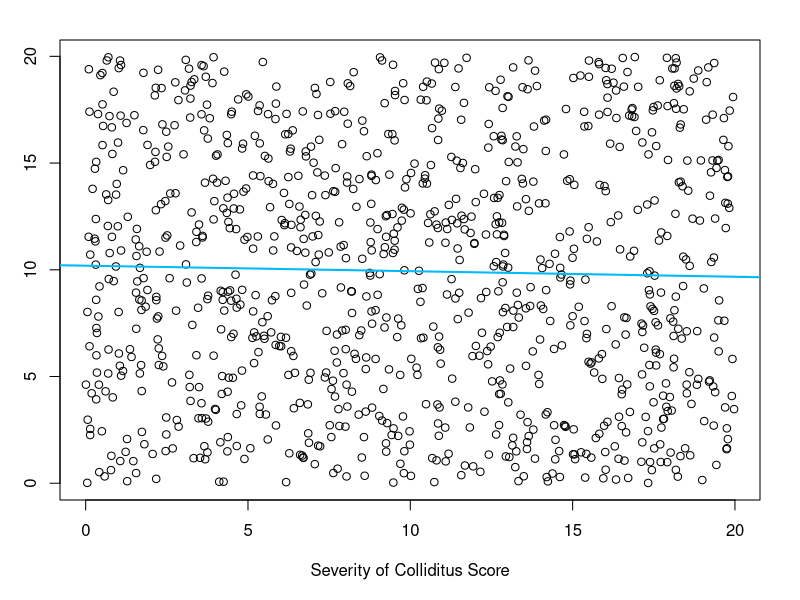
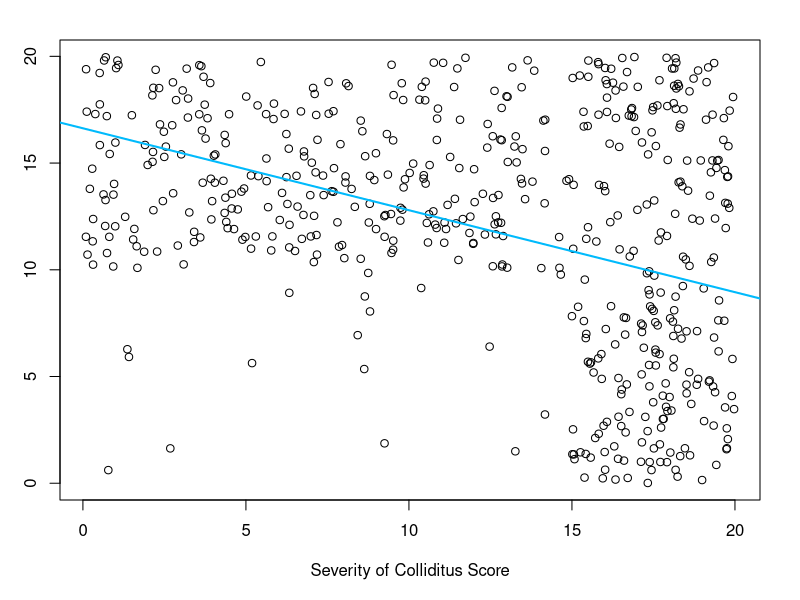

Source code (R) for these figures, in order:
## ---- chunk 1
knitr::opts_chunk$set(echo = TRUE)
knitr::opts_knit$set(global.par = TRUE)
## ---- chunk 2
set.seed(314159)
## ---- chunk 3
par(mar=c(5,3,2,2))
## ---- chunk 4
n <- 1000
population <- array(0,dim=c(2,n)) # initialise empty array to store data for each person
for (i in 1:n) {
  severity <- runif(1,0,20) # random severity
  cigarettes <- runif(1,0,20) # random average number of cigarettes smoked
  population[1,i] <- severity
  population[2,i] <- cigarettes
}
plot(population[1,], population[2,],
     xlab="Severity of Colliditus Score", ylab="Average Number of Cigarettes Smoked in a Day")
abline(lm(population[1,] ~ population[2,]), col="#00bafc", lwd=2) # plot line of best fit

## ---- chunk 5
hospital_severities <- vector() 
hospital_cigarettes <- vector()
for (i in 1:n) {
  dice_roll <- runif(1,0,1) # random number between 0 and 1
  person_i <- population[,i]
  if(person_i[1] >= 15) { # all these people are in hospital
    hospital_severities[i] <- person_i[1]
    hospital_cigarettes[i] <- person_i[2]
  } else if(person_i[2] >= 10 && dice_roll <= 0.75) { # these people have a 75% chance of being in hospital
    hospital_severities[i] <- person_i[1]
    hospital_cigarettes[i] <- person_i[2]
  }
  else if(dice_roll <= 0.05) { # others have a 5% chance of being in hospital
    hospital_severities[i] <- person_i[1]
    hospital_cigarettes[i] <- person_i[2]
  }
  else { # the people not in hospital
    hospital_severities[i] <- NA
    hospital_cigarettes[i] <- NA
  }
}
hospital_severities <- na.omit(hospital_severities) # remove the people not in hospital from the sample
hospital_cigarettes <- na.omit(hospital_cigarettes)
plot(hospital_severities, hospital_cigarettes,
     xlab="Severity of Colliditus Score", ylab="Average Number of Cigarettes Smoked in a Day")
abline(lm(hospital_severities ~ hospital_cigarettes), col="#00bafc", lwd=2) # plot line of best fit
## ---- chunk 6
# we label the students 1-100, and say that students 1-35 are in Class 1, 
# students 36-70 are in Class 2, etc
random_sample <- sample(100,size=50) # randomly choosing half the students
responses <- rep(NA,50) # initialise a vector to store their reponses
for (i in 1:50) {
  if (random_sample[i] <= 35) {
    responses[i] <- 35
  }
  else if (random_sample[i] <= 70) {
    responses[i] <- 35
  }
  else if (random_sample[i] <= 80) {
    responses[i] <- 10
  }
  else if (random_sample[i] <= 90) {
    responses[i] <- 10
  }
  else {
    responses[i] <- 10
  }
}
mean(responses)
## ---- chunk 7
random_sample_2 <- sample(100,size=50) # let's take 5 more random samples of 50
random_sample_3 <- sample(100,size=50)
random_sample_4 <- sample(100,size=50)
random_sample_5 <- sample(100,size=50)
random_sample_6 <- sample(100,size=50)
num_large_2 <- sum(random_sample_2 <= 70) # students 1-70 are in classes which have 35 students
num_small_2 <- 50 - num_large_2 # the rest of the students are in classes with 10 students
sample_2_mean <- (num_large_2*35 + num_small_2*10)/50 
num_large_3 <- sum(random_sample_3 <= 70)
num_small_3 <- 50 - num_large_3
sample_3_mean <- (num_large_3*35 + num_small_3*10)/50
num_large_4 <- sum(random_sample_4 <= 70)
num_small_4 <- 50 - num_large_4
sample_4_mean <- (num_large_4*35 + num_small_4*10)/50
num_large_5 <- sum(random_sample_5 <= 70)
num_small_5 <- 50 - num_large_5
sample_5_mean <- (num_large_5*35 + num_small_5*10)/50
num_large_6 <- sum(random_sample_6 <= 70)
num_small_6 <- 50 - num_large_6
sample_6_mean <- (num_large_6*35 + num_small_6*10)/50
c(sample_2_mean,sample_3_mean,sample_4_mean,sample_5_mean,sample_6_mean)
